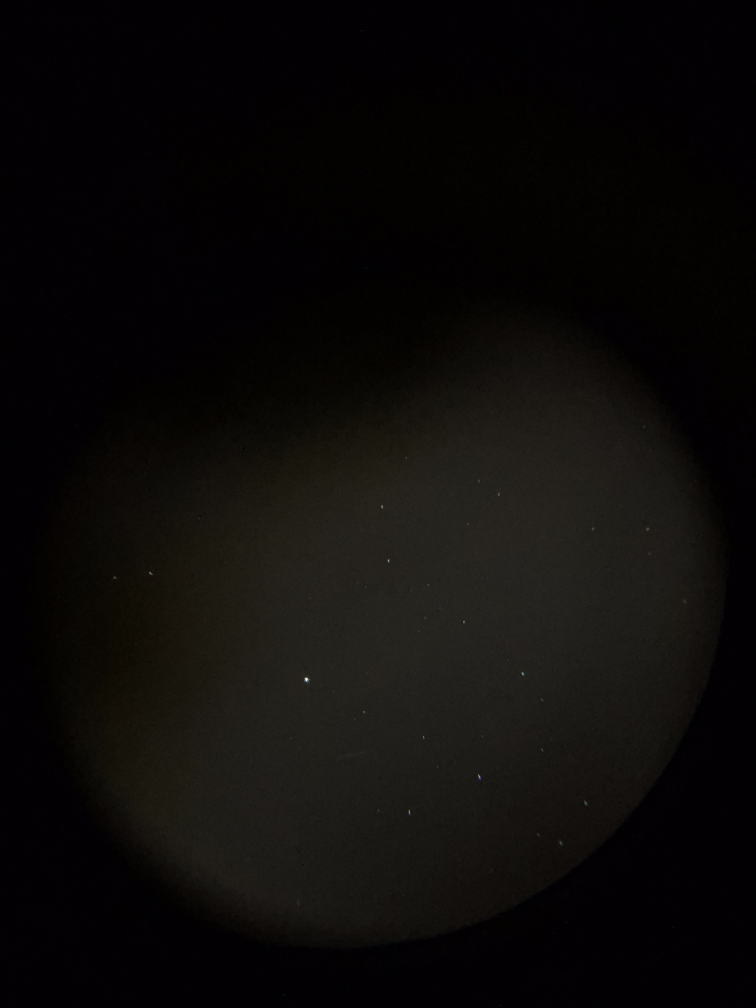
#> input picture samples/input.jpeg, 3024 x 4032 px (shown at 1/4 size)
$ python astro_preprocess.py samples/input.jpeg
#> lines starting #> are read from the running program, lines starting #| are printed output that depends on the picture; after the words box and inside, x2 and y2 are one past the last pixel; in counts of white or black regions, pixels touching at a corner belong together
"""
Astrophoto Plate-Solve Preprocessor
=====================================
Cleans up astrophotos for submission to Nova Astrometry (nova.astrometry.net).

Reference Python implementation. The companion in-browser version
(`index.html`, `src/worker.js`) ports the same algorithm to JavaScript and
runs entirely on the client. Both implementations produce equivalent
results for plate solving; this script remains useful for batch processing
on a workstation.

Tuned for afocal phone shots (iPhone 12 Pro / similar) through a Dobsonian.
Key insight: real stars are large diffuse blobs, while high-ISO noise spikes
are tiny and compact. A low threshold + minimum size filter is the primary
discriminator.

Usage:
    python astro_preprocess.py my_image.jpg
    python astro_preprocess.py my_image.jpg --downsample 1 --min-blob 15
    python astro_preprocess.py my_image.jpg --bg-kernel 25 --threshold 12

The eyepiece field is detected by luminance thresholding and cropped to a
padded square. This handles partial circles naturally by keeping all lit
pixels within a square frame. A shape-agnostic halo filter (binary erosion)
eliminates median-filter artifacts at the eyepiece rim.

Requirements:
    pip install pillow numpy scipy
"""

import argparse
from pathlib import Path

import numpy as np
from PIL import Image, ImageOps
from scipy.ndimage import median_filter, label, gaussian_filter, binary_erosion


# ── Default parameters (tuned on iPhone 12 Pro / Heritage 100P afocal shots) ─

DEFAULT_BG_KERNEL   = 20    # Median filter size for sky background estimation.
                            # Larger handles uneven backgrounds better.

DEFAULT_THRESHOLD   = 20    # DN above local background to enter detection.
                            # Keep low — real stars are large diffuse blobs and
                            # their per-pixel delta is modest. Noise is handled
                            # by the size and compactness filters instead.

DEFAULT_MIN_BLOB    = 4     # Minimum blob size in pixels.
                            # PRIMARY noise filter: iPhone ISO noise clusters
                            # are almost always <3 px at 2x downsample.

DEFAULT_MAX_BLOB    = 2000  # Maximum blob size in pixels.
                            # Large blobs are almost always bright/distorted stars
                            # not noise, so a generous limit is safe.

DEFAULT_MAX_COMPACT = 6.0   # Maximum allowed peak/size ratio (compactness).
                            # Real stars: 0.2-5.0 (at 2x). Noise spikes: >10.
                            # Threshold of 6.0 gives a clean gap for this camera.

DEFAULT_COLOR_CV    = 0.5   # Maximum colour coefficient of variation (0-1).
                            # Rejects blobs where one RGB channel dominates.
                            # Real stars are neutral white. ISO noise is often
                            # strongly coloured (red/green/blue speckles).
                            # Lower = stricter. Set to 1.0 to disable.

DEFAULT_GLOW_SIGMA  = 1.5   # Gaussian sigma for star profile rendering.
                            # Produces smooth round blobs that astrometry.net's
                            # centroider expects. Does not affect detection.

DEFAULT_STRETCH     = 3.0   # Brightness multiplier after normalisation.

DEFAULT_BG_LIFT     = 12    # Background grey level in output image (0 = pure black).
                            # A slight lift helps the source extractor set its
                            # detection threshold cleanly.

# ─────────────────────────────────────────────────────────────────────────────


def auto_crop_to_field(data: np.ndarray, lum: np.ndarray):
    """
    Detect eyepiece field and crop to a padded square.
    Returns raw cropped data, luminance, and mask.
    """
    # Threshold: outside is much darker than mean
    mask = lum > lum.mean() * 0.3

    rows = np.any(mask, axis=1)
    cols = np.any(mask, axis=0)

    if not rows.any() or not cols.any():
        print("  [crop]  WARNING: could not detect eyepiece field — using full frame")
        return data, lum, None

    rmin, rmax = np.where(rows)[0][[0, -1]]
    cmin, cmax = np.where(cols)[0][[0, -1]]

    # Center and size for square crop
    rc, cc = (rmin + rmax) // 2, (cmin + cmax) // 2
    size = int(max(rmax - rmin, cmax - cmin))
    hs = size // 2

    # Create square canvases
    cropped_data = np.zeros((size, size, 3), dtype=data.dtype)
    cropped_lum  = np.zeros((size, size),    dtype=lum.dtype)
    cropped_mask = np.zeros((size, size),    dtype=bool)

    # Source bounds (clamped to image)
    sy0, sy1 = max(0, rc - hs), min(data.shape[0], rc + hs)
    sx0, sx1 = max(0, cc - hs), min(data.shape[1], cc + hs)

    # Destination bounds (centered on canvas)
    dy0 = hs - (rc - sy0)
    dx0 = hs - (cc - sx0)
    h_actual, w_actual = sy1 - sy0, sx1 - sx0
    dy1, dx1 = dy0 + h_actual, dx0 + w_actual

    # Copy data to square frame
    cropped_data[dy0:dy1, dx0:dx1] = data[sy0:sy1, sx0:sx1]
    cropped_lum[dy0:dy1, dx0:dx1]  = lum[sy0:sy1, sx0:sx1]
    cropped_mask[dy0:dy1, dx0:dx1] = mask[sy0:sy1, sx0:sx1]

    print(f"  [crop]  {data.shape[1]}x{data.shape[0]} -> {size}x{size} px "
          f"(threshold-based mask and padded square crop)")

    return cropped_data, cropped_lum, cropped_mask


def subtract_background(lum: np.ndarray, kernel: int) -> np.ndarray:
    """
    Estimate and subtract the local sky background via median filtering.
    """
    bg = median_filter(lum, size=kernel, mode='nearest')
    return np.clip(lum - bg, 0, 255)


def mask_eyepiece_field(data: np.ndarray, cleaned: np.ndarray,
                        field_mask: np.ndarray, bg_kernel: int):
    """
    Shrinks the field mask (erosion) and applies it to both RGB and luminance
    data. This eliminates the "halo" artifacts around the eyepiece rim.
    """
    if field_mask is None:
        return data, cleaned

    # Safe zone: where the median filter is reliable
    margin = (bg_kernel // 2) + 2
    eroded_mask = binary_erosion(field_mask, iterations=margin)

    # Mask both the raw RGB data and the cleaned luminance
    cleaned_masked = np.where(eroded_mask, cleaned, 0.0)
    data_masked    = np.where(eroded_mask[..., None], data, 0.0)

    return data_masked, cleaned_masked


def extract_stars(cleaned:     np.ndarray,
                  rgb:         tuple,
                  threshold:   float,
                  min_blob:    int,
                  max_blob:    int,
                  max_compact: float,
                  color_cv:    float) -> np.ndarray:
    """
    Detect and filter blobs. Returns a boolean mask of accepted star pixels.
    """
    r, g, b = rgb

    binary         = cleaned > threshold
    labeled, n_all = label(binary)

    n_size = n_compact = n_color = n_kept = 0
    mask = np.zeros_like(binary)

    for blob_id in range(1, n_all + 1):
        blob = labeled == blob_id
        sz   = int(blob.sum())

        # 1. Size filter
        if not (min_blob <= sz <= max_blob):
            n_size += 1
            continue

        # 2. Compactness filter
        peak        = float(cleaned[blob].max())
        compactness = peak / sz
        if compactness > max_compact:
            n_compact += 1
            continue

        # 3. Colour filter
        mr       = float(r[blob].mean())
        mg       = float(g[blob].mean())
        mb_      = float(b[blob].mean())
        mean_rgb = (mr + mg + mb_) / 3.0
        if mean_rgb < 1.0:
            n_color += 1
            continue
        cv = float(np.std([mr, mg, mb_]) / mean_rgb)
        if cv > color_cv:
            n_color += 1
            continue

        mask |= blob
        n_kept += 1

    # Logging
    print(f"  [detect] Blobs above threshold: {n_all}")
    print(f"  [filter] Rejected by size        (<{min_blob} or >{max_blob} px): {n_size}")
    print(f"  [filter] Rejected by compactness (peak/size > {max_compact}):    {n_compact}")
    print(f"  [filter] Rejected by colour      (CV > {color_cv}):              {n_color}")
    print(f"  [result] Stars accepted: {n_kept}")

    if n_kept < 10:
        print(f"  [warn]   Only {n_kept} stars found — try lowering --threshold or --min-blob.")
    if n_kept > 200:
        print(f"  [warn]   {n_kept} stars found — may still be noisy, try raising --threshold or --min-blob.")

    return mask


def render_output(cleaned:    np.ndarray,
                  mask:       np.ndarray,
                  glow_sigma: float,
                  stretch:    float,
                  bg_lift:    int) -> np.ndarray:
    """
    Render confirmed stars with smooth Gaussian profiles.
    """
    star_data = np.where(mask, cleaned, 0.0)

    if glow_sigma > 0:
        star_data = gaussian_filter(star_data, sigma=glow_sigma)

    max_val = star_data.max()
    if max_val > 0:
        star_data = np.clip(star_data * (255.0 / max_val) * stretch, 0, 255)

    return np.clip(star_data + bg_lift, 0, 255).astype(np.uint8)


def process(input_path:   str,
            crop:         bool  = True,
            downsample:   int   = 2,
            bg_kernel:    int   = DEFAULT_BG_KERNEL,
            threshold:    float = DEFAULT_THRESHOLD,
            min_blob:     int   = DEFAULT_MIN_BLOB,
            max_blob:     int   = DEFAULT_MAX_BLOB,
            max_compact:  float = DEFAULT_MAX_COMPACT,
            color_cv:     float = DEFAULT_COLOR_CV,
            glow_sigma:   float = DEFAULT_GLOW_SIGMA,
            stretch:      float = DEFAULT_STRETCH,
            bg_lift:      int   = DEFAULT_BG_LIFT) -> str:

    input_path  = Path(input_path)
    output_path = input_path.with_name(input_path.stem + "_astroprep.png")

    print(f"\n{'='*57}")
    print(f"  {input_path.name}")
    print(f"{'='*57}")

    img  = Image.open(str(input_path))
    img  = ImageOps.exif_transpose(img)
    img  = img.convert("RGB")
    print(f"  [load]   {img.size[0]}x{img.size[1]} px")

    # Downsample if requested
    if downsample > 1:
        new_w = img.width  // downsample
        new_h = img.height // downsample
        img = img.resize((new_w, new_h), Image.LANCZOS)
        print(f"  [down]   {downsample}x downsample -> {new_w}x{new_h} px")

    data = np.array(img, dtype=np.float32)
    r, g, b = data[:,:,0], data[:,:,1], data[:,:,2]
    lum = 0.299*r + 0.587*g + 0.114*b

    # Crop to eyepiece field (optional, default on)
    if crop:
        data, lum, field_mask = auto_crop_to_field(data, lum)
    else:
        field_mask = None
        print(f"  [crop]  skipped — crop disabled, processing full frame")

    print(f"  [bg]     Mean luminance: {lum.mean():.1f}")

    # Process
    cleaned = subtract_background(lum, bg_kernel)
    data, cleaned = mask_eyepiece_field(data, cleaned, field_mask, bg_kernel)

    r, g, b = data[:,:,0], data[:,:,1], data[:,:,2]
    mask = extract_stars(cleaned, (r, g, b),
                         threshold, min_blob, max_blob, max_compact, color_cv)
    final   = render_output(cleaned, mask, glow_sigma, stretch, bg_lift)

    _, n_est = label(final > 40)
    print(f"  [output] Estimated astrometry detections: ~{n_est}")
    print(f"  [output] Saved: {output_path.name}")
    print(f"{'='*57}\n")

    Image.fromarray(final, mode="L").convert("RGB").save(str(output_path), format="PNG")
    return str(output_path)


def main():
    parser = argparse.ArgumentParser(
        description="AstroPrep: Preprocess astrophotos for Nova Astrometry plate solving.",
        formatter_class=argparse.RawDescriptionHelpFormatter,
        epilog="""
Tuning tips:
  Too many detections    ->  raise --threshold or --min-blob
  Real stars missing     ->  lower --threshold or --min-blob
  Colour noise remains   ->  lower --color-cv (e.g. 0.3)
  Uneven background      ->  raise --bg-kernel (e.g. 25)
        """
    )
    parser.add_argument("input",
        help="Input image file (JPEG, PNG, TIFF, ...)")
    parser.add_argument("--crop", type=int, default=1, choices=[0, 1],
        help="1 = threshold the eyepiece field and crop to square "
             "(default). 0 = process the full frame as-is.")
    parser.add_argument("--downsample",   type=int,   default=2,
        help="Downsample factor before processing (default: 2).")
    parser.add_argument("--bg-kernel",    type=int,   default=DEFAULT_BG_KERNEL,
        help=f"Background median filter size (default: {DEFAULT_BG_KERNEL}).")
    parser.add_argument("--threshold",    type=float, default=DEFAULT_THRESHOLD,
        help=f"Detection threshold DN above background (default: {DEFAULT_THRESHOLD})")
    parser.add_argument("--min-blob",     type=int,   default=DEFAULT_MIN_BLOB,
        help=f"Minimum star size in pixels (default: {DEFAULT_MIN_BLOB})")
    parser.add_argument("--max-blob",     type=int,   default=DEFAULT_MAX_BLOB,
        help=f"Maximum star size in pixels (default: {DEFAULT_MAX_BLOB})")
    parser.add_argument("--max-compact",  type=float, default=DEFAULT_MAX_COMPACT,
        help=f"Max compactness peak/size (default: {DEFAULT_MAX_COMPACT})")
    parser.add_argument("--color-cv",     type=float, default=DEFAULT_COLOR_CV,
        help=f"Max colour variation 0-1 (default: {DEFAULT_COLOR_CV})")
    parser.add_argument("--glow-sigma",   type=float, default=DEFAULT_GLOW_SIGMA,
        help=f"Gaussian profile sigma (default: {DEFAULT_GLOW_SIGMA})")
    parser.add_argument("--stretch",      type=float, default=DEFAULT_STRETCH,
        help=f"Brightness stretch multiplier (default: {DEFAULT_STRETCH})")
    parser.add_argument("--bg-lift",      type=int,   default=DEFAULT_BG_LIFT,
        help=f"Output background grey level (default: {DEFAULT_BG_LIFT})")

    args = parser.parse_args()

    process(
        args.input,
        crop        = bool(args.crop),
        downsample  = args.downsample,
        bg_kernel   = args.bg_kernel,
        threshold   = args.threshold,
        min_blob    = args.min_blob,
        max_blob    = args.max_blob,
        max_compact = args.max_compact,
        color_cv    = args.color_cv,
        glow_sigma  = args.glow_sigma,
        stretch     = args.stretch,
        bg_lift     = args.bg_lift,
    )
#> in process, img is the input picture: PIL image 3024x4032 RGB; mean R, G, B 12.4, 10.6, 9.3
#|   [load]   3024x4032 px
#|   [down]   2x downsample -> 1512x2016 px
#> in auto_crop_to_field, `mask = lum > lum.mean() * 0.3`:
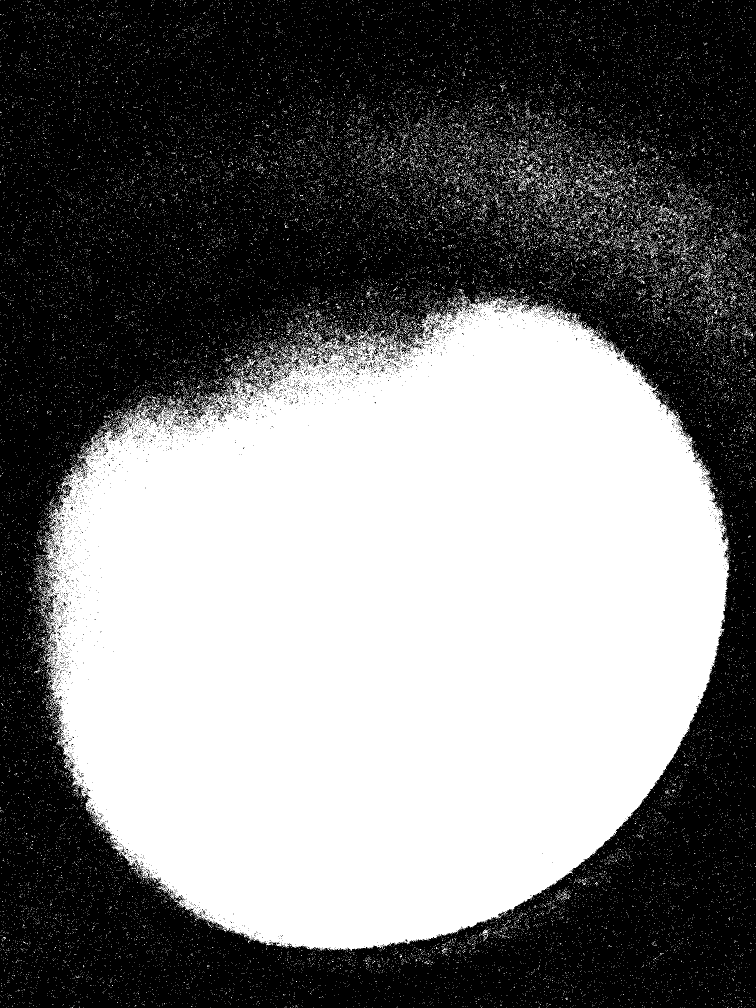
#> mask: shape (2016, 1512) bool (shown at 1/2 size); 47.1% white; 39713 white regions (39368 under 20 px), largest, box (x1, y1, x2, y2) and area: (71, 590, 1460, 1902) 1345901, (1397, 524, 1425, 564) 257, (1032, 352, 1068, 383) 256
#> in auto_crop_to_field, `rmin, rmax = np.where(rows)[0][[0, -1]]`: rmin = 0; rmax = 2015
#> in auto_crop_to_field, `cmin, cmax = np.where(cols)[0][[0, -1]]`: cmin = 0; cmax = 1511
#> in auto_crop_to_field, `rc, cc = (rmin + rmax) // 2, (cmin + cmax) // 2`: rc = 1007; cc = 755
#> in auto_crop_to_field, `size = int(max(rmax - rmin, cmax - cmin))`: size = 2015
#> in auto_crop_to_field, `hs = size // 2`: hs = 1007
#> in auto_crop_to_field, `sy0, sy1 = max(0, rc - hs), min(data.shape[0], rc + hs)`: sy0 = 0; sy1 = 2014
#> in auto_crop_to_field, `sx0, sx1 = max(0, cc - hs), min(data.shape[1], cc + hs)`: sx0 = 0; sx1 = 1512
#> in auto_crop_to_field, `dy0 = hs - (rc - sy0)`: dy0 = 0
#> in auto_crop_to_field, `dx0 = hs - (cc - sx0)`: dx0 = 252
#> in auto_crop_to_field, `h_actual, w_actual = sy1 - sy0, sx1 - sx0`: h_actual = 2014; w_actual = 1512
#> in auto_crop_to_field, `dy1, dx1 = dy0 + h_actual, dx0 + w_actual`: dy1 = 2014; dx1 = 1764
#> in auto_crop_to_field, `cropped_data[dy0:dy1, dx0:dx1] = data[sy0:sy1, sx0:sx1]`:
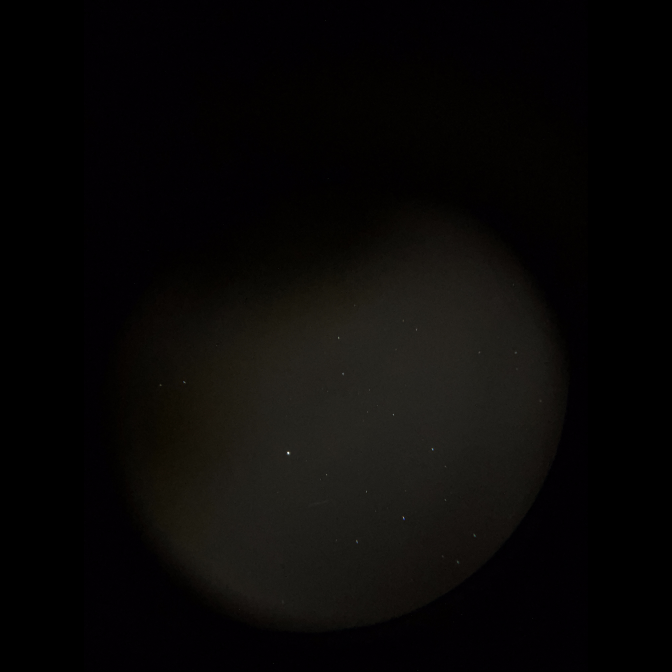
#> cropped_data: shape (2015, 2015, 3) float32 (shown at 1/3 size); mean R, G, B 9.3, 8, 7
#> in auto_crop_to_field, `cropped_mask[dy0:dy1, dx0:dx1] = mask[sy0:sy1, sx0:sx1]`:
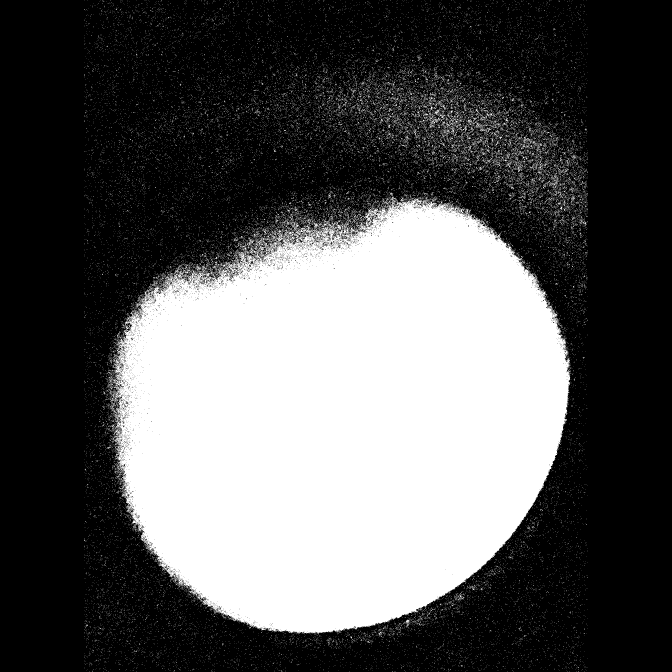
#> cropped_mask: shape (2015, 2015) bool (shown at 1/3 size); 35.4% white; 39679 white regions (39334 under 20 px), largest, box (x1, y1, x2, y2) and area: (323, 590, 1712, 1902) 1345901, (1649, 524, 1677, 564) 257, (1284, 352, 1320, 383) 256
#|   [crop]  1512x2016 -> 2015x2015 px (threshold-based mask and padded square crop)
#|   [bg]     Mean luminance: 8.3
#> in subtract_background, `bg = median_filter(lum, size=kernel, mode='nearest')`:
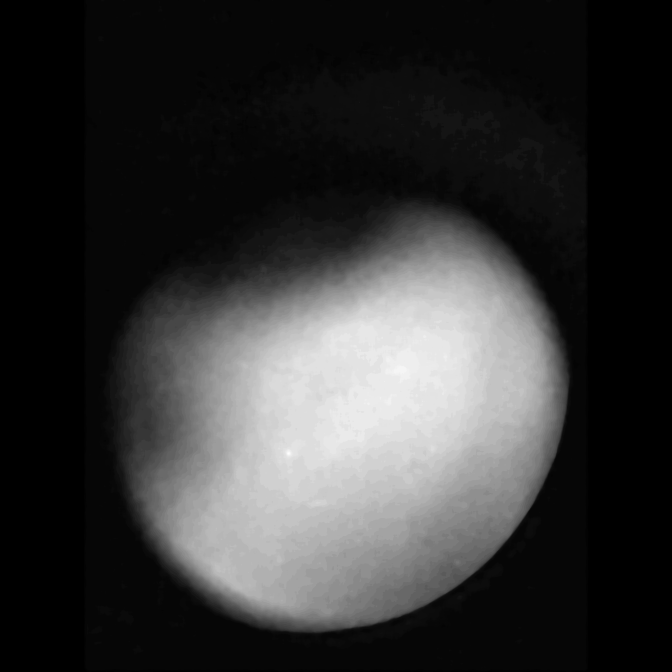
#> bg: shape (2015, 2015) float32 (shown at 1/3 size); min 0, max 38.84, mean 8.2; drawn with min black and max white
#> in mask_eyepiece_field, `eroded_mask = binary_erosion(field_mask, iterations=margin)`:
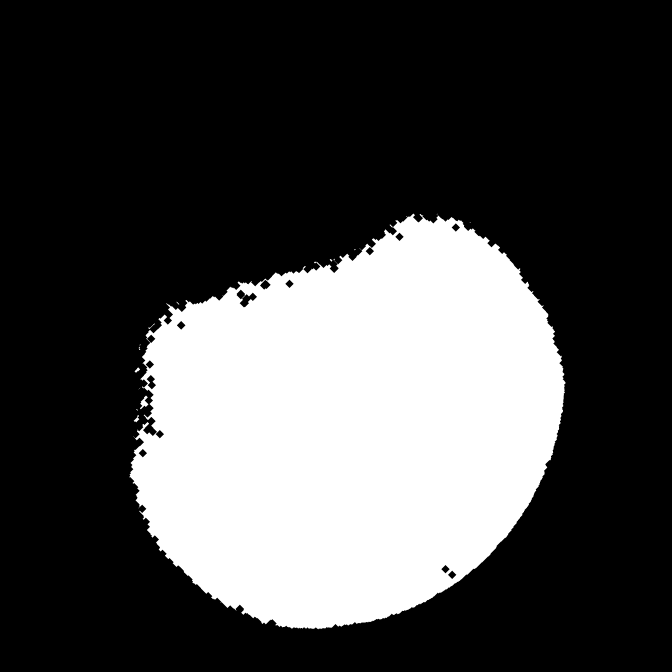
#> eroded_mask: shape (2015, 2015) bool (shown at 1/3 size); 29.1% white; 14 white regions (5 under 20 px), largest, box (x1, y1, x2, y2) and area: (388, 641, 1697, 1888) 1180143, (420, 1187, 445, 1228) 454, (401, 1245, 418, 1267) 146
#> in extract_stars, `binary         = cleaned > threshold`:
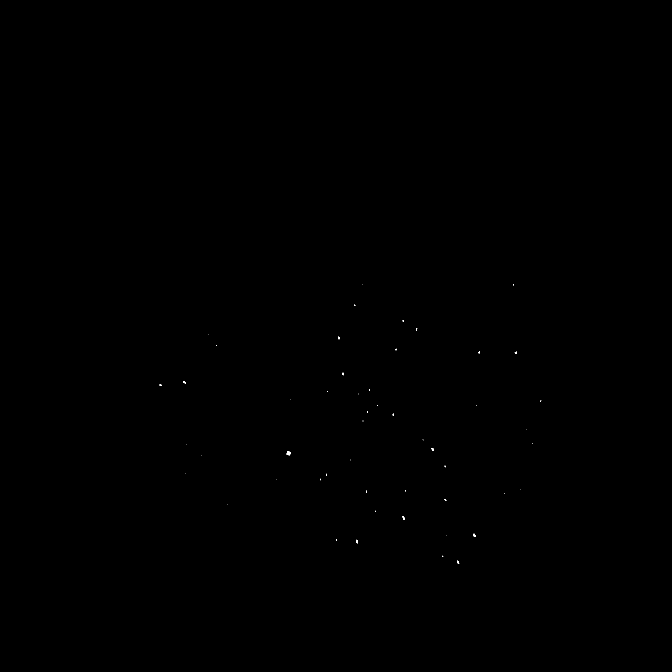
#> binary: shape (2015, 2015) bool (shown at 1/3 size); 0.02% white; 53 white regions (42 under 20 px), largest, box (x1, y1, x2, y2) and area: (860, 1353, 872, 1367) 102, (1420, 1601, 1427, 1611) 43, (1208, 1548, 1214, 1560) 41
#> in extract_stars, `labeled, n_all = label(binary)`: labeled: shape (2015, 2015) int32; 55 distinct labels, from 0 to 54
#> in extract_stars, `labeled, n_all = label(binary)`: n_all = 54
#> the loop in extract_stars, `for blob_id in range(1, n_all + 1):` made 54 passes
#> (sz, peak, compactness) on passes 8, 15, 16, 22, 24, 25, 26, 37, 38, 42: (4, 34.4, 8.6), (9, 60.81, 6.76), (4, 49.48, 12.37), (5, 37.89, 7.58), (8, 69.47, 8.68), (18, 115.7, 6.43), (4, 57, 14.25), (12, 98.85, 8.24), (5, 37, 7.4), (15, 98.07, 6.54)
#> sz on passes 2, 6, 17, 18, 19, 20: 1, 1, 2, 1, 2, 1
#> after the loop in extract_stars, `for blob_id in range(1, n_all + 1):`: n_color = 0; n_compact = 10; n_kept = 24; n_size = 20
#|   [detect] Blobs above threshold: 54
#|   [filter] Rejected by size        (<4 or >2000 px): 20
#|   [filter] Rejected by compactness (peak/size > 6.0):    10
#|   [filter] Rejected by colour      (CV > 0.5):              0
#|   [result] Stars accepted: 24
#> in render_output, `max_val = star_data.max()`: max_val = 178.3
#> in process, `_, n_est = label(final > 40)`: n_est = 24
#|   [output] Estimated astrometry detections: ~24


if __name__ == "__main__":
    main()
